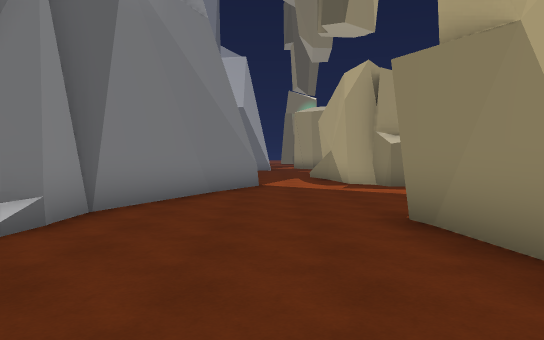
view 1 (above)

17 first-person views from a walk through a 3-D level made in the Unity game engine. The camera is 1.5 m above the floor, tilts 2° down and sees 70° across. The floor is counted in squares, 2 m on a side. Each view is taken from the middle of a square. On the plan, view 1 faces up. The plan holds only what a view shows up to about 12 squares ahead; the rest is blank. The place goes on beyond the plan.

view 2
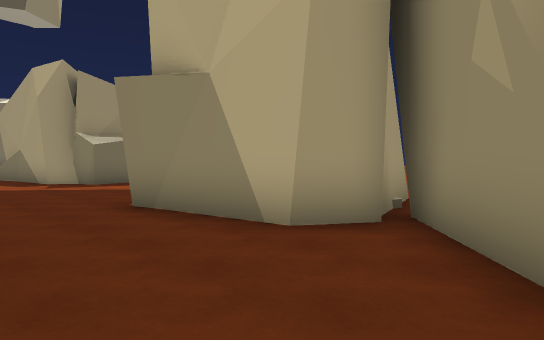

view 3
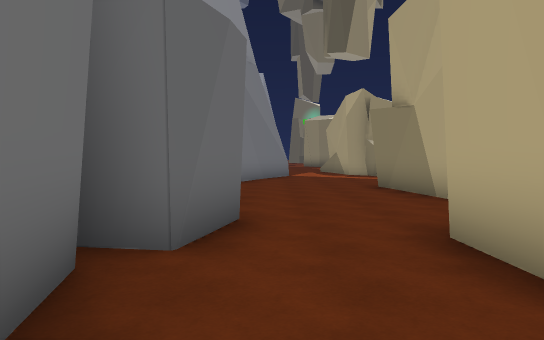

view 4
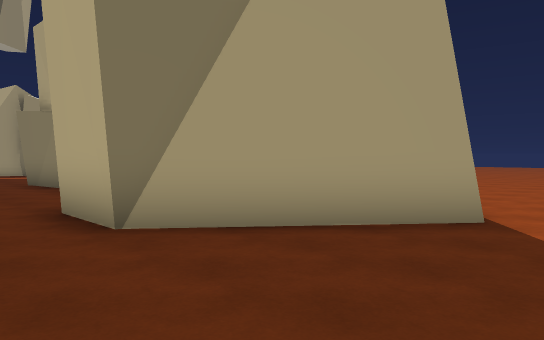

view 5
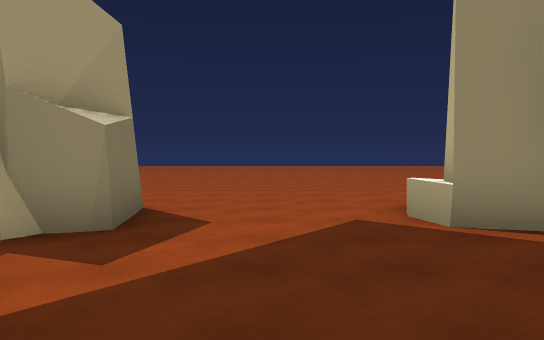

view 6
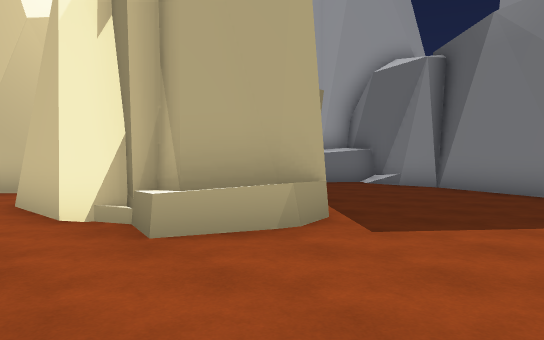

view 7
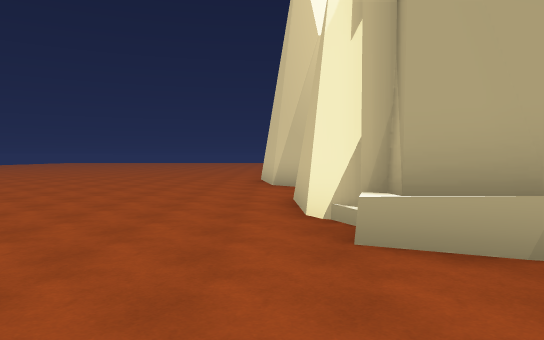

view 8
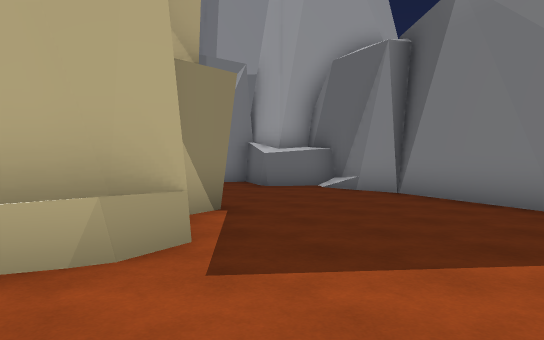

view 9
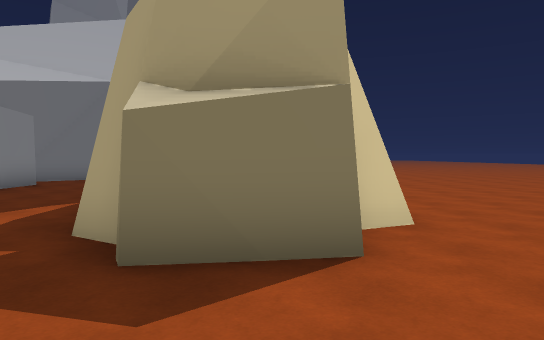

view 10
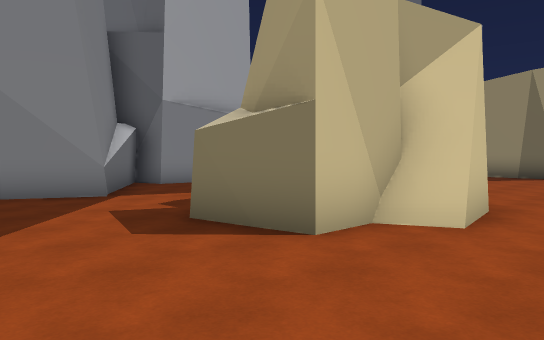

view 11
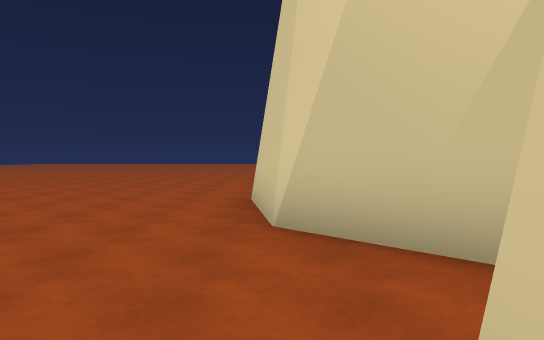

view 12
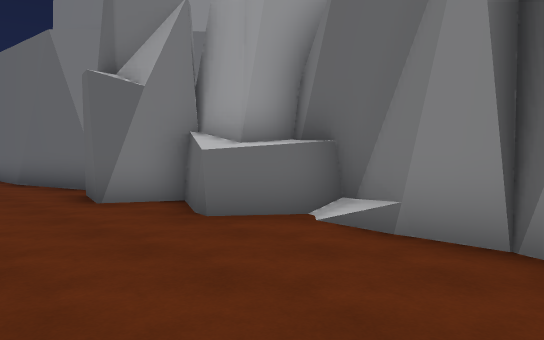

view 13
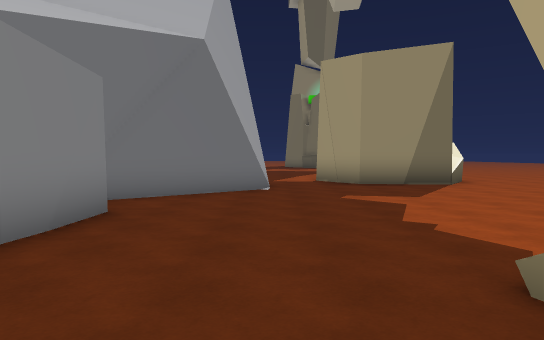

view 14
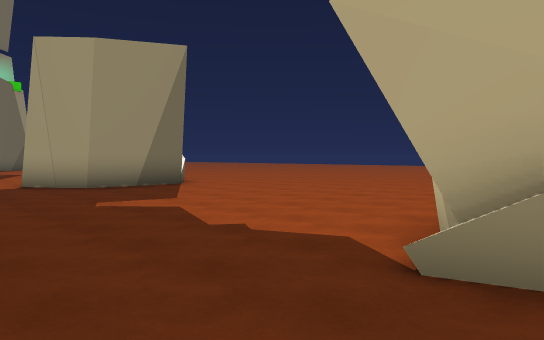

view 15
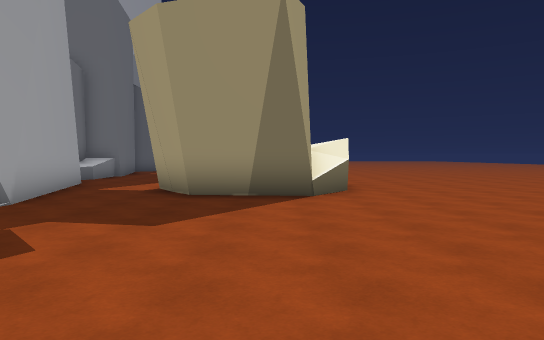

view 16
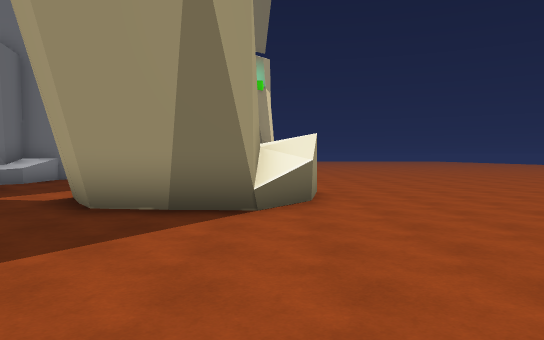

view 17
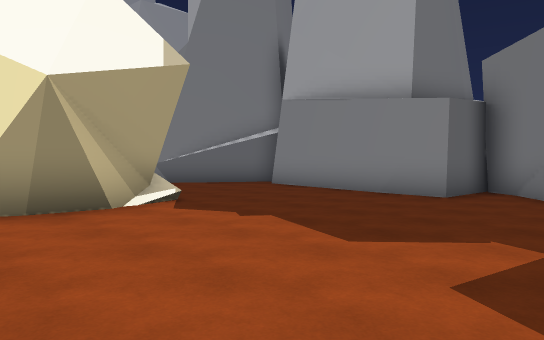

### Floor plan
Key: @ floor where view 1 was taken; # wall or solid block; . main floor; : floor 0.25 m higher than the main floor; ^ raised ledge; R rock.
Columns run from 4 left of view 1 to 7 right of it. Each row starts with its distance up from view 1.
 29  #^
 28  #^.      ..
 27   ...     ..
 26   #...    ..
 25   ##..   #..
 24    #..#  #..
 23    #..####..
 22    #........
 21   ##........
 20  ##.........
 19 ##..........
 18 #...........
 17 ##..........
 16  #..........
 15  #..........
 14  #....###...
 13 ##....# ##..
 12 #.....#  #..
 11 ###...####..
 10   ##...R#...
  9   ##........
  8   #.........
  7  ##.........
  6  #.....#R...
  5  #.....##R..
  4 ##....####..
  3 #:....#  #..
  2 ###...####..
  1  #......#...
  0  ##.@..###..
 -1  ##..### ##.
 -2  #R..##   #.
 -3  ##..##   #.
 -4   #...##  #.
 -5   #....##...
 -6   #.........
 -7   #. ..

Positions as (right, up) in squares from view 1, and headings:
1: (0, 0), facing up
2: (-1, -1), facing up-right
3: (-1, -5), facing up
4: (-1, -7), facing up-right
5: (-1, 8), facing right
6: (7, 9), facing down-left
7: (6, 9), facing down
8: (5, 9), facing down-left
9: (4, 7), facing up
10: (7, 7), facing up-left
11: (6, 3), facing down
12: (1, 6), facing down-left
13: (0, 12), facing up
14: (-1, 13), facing up-right
15: (4, 15), facing up
16: (5, 17), facing up
17: (5, 20), facing down-left
